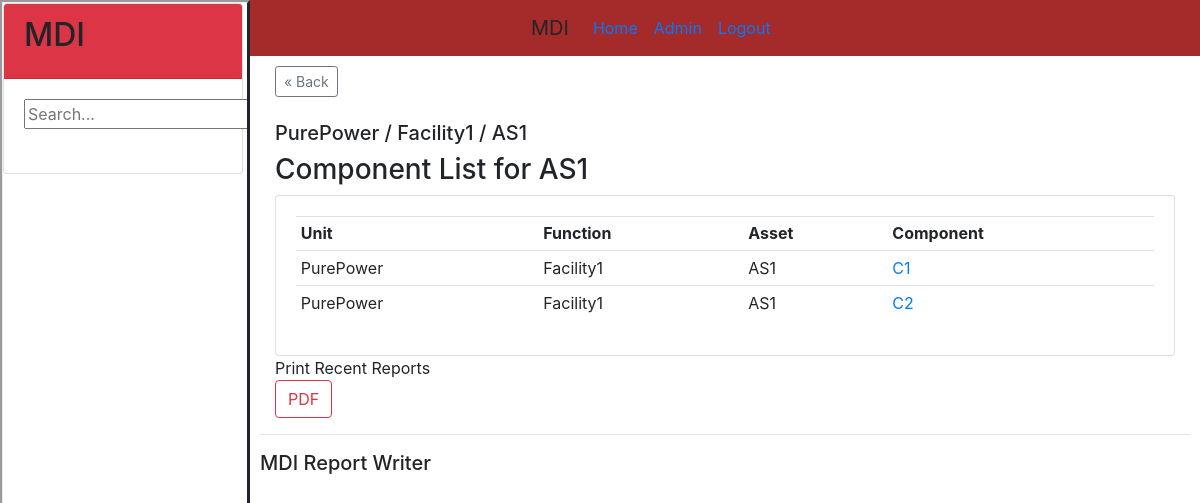
Page /asset/1/ on the committed database.
### orgs/models.py (models this page shows, shortened)
class Unit(models.Model):
    name = models.ForeignKey(UnitName, null=True, on_delete=models.SET_NULL)
    function = models.ForeignKey(Function, null=True, blank=True, on_delete=models.SET_NULL)
    asset = models.ForeignKey(Asset, null=True, blank=True, on_delete=models.SET_NULL)
    component = models.OneToOneField(Component, null=True, blank=True, on_delete=models.SET_NULL)
    plant_tag = models.ForeignKey(PlantTag, null=True, blank=True, on_delete=models.SET_NULL)

class UnitName(models.Model):
    name = models.CharField(max_length=200, null=True)
    description = models.TextField(null=True, blank=True)
    def __str__(self):
        return self.name

class Function(models.Model):
    name = models.CharField(max_length=200, null=True)
    description = models.TextField(null=True, blank=True)
    def __str__(self):
        return self.name

class Asset(models.Model):
    name = models.CharField(max_length=200, null=True)
    description = models.TextField(null=True, blank=True)
    def __str__(self):
        return self.name

class Component(models.Model):
    name = models.CharField(max_length=200, null=True)
    description = models.TextField(null=True, blank=True)
    def __str__(self):
        return self.name

### orgs/views.py (the view)
# urls.py: path('asset/<int:asset_id>/', views.asset_view, name='asset'),
def asset_view(request, asset_id):
    asset = Asset.objects.get(id=asset_id)
    units = Unit.objects.filter(asset=asset)
    unit = units[0]
    recent_reports = []
    recent_reports_ids = ""
    for unit in units:
        recent_temp = Report.objects.filter(unit=unit).order_by('-condition__entry_date').first()
        if recent_temp != None:
            recent_reports.append(recent_temp)
            if recent_reports_ids != "":
                recent_reports_ids += "," + "%d" % recent_temp.id
            else:
                recent_reports_ids += "%d" % recent_temp.id
    context = {'asset': asset, 'units':units, 'unit':unit, 'recent_reports':recent_reports, 'recent_reports_ids':recent_reports_ids}
    return render(request, 'orgs/asset.html', context)

### orgs/templates/orgs/asset.html
{% extends 'orgs/main.html' %}
{% block content %}
    <a href="/" class="btn btn-outline-secondary btn-sm">&laquo; Back</a>
    <br><br>
    <h5>{{unit.name}} / {{unit.function}} / {{unit.asset}}</h5>
    <h3>Component List for {{ asset }}</h3>
    <div class="card card-body">
        <table class="table table-sm">
            <tr>
                <th>Unit</th>
                <th>Function</th>
                <th>Asset</th>
                <th>Component</th>
            </tr>
            {% for unit in units %}
                <tr>
                    <td>{{unit.name}}</td>
                    <td>{{unit.function}}</td>
                    <td>{{unit.asset}}</td>
                    {% if unit.component != None %}
                        <td><a href="/unit/{{unit.id}}">{{unit.component}}</a></td>
                    {% else %}
                        <td>None</td>
                    {% endif %}
                </tr>
            {% endfor %}
        </table>
    </div>
    {% if recent_reports_ids != "" %}
    <div>Print Recent Reports</div>
        <a class="btn btn-outline-danger" href="{% url 'generate_pdf' report_ids=recent_reports_ids %}?format=pdf" target="_blank">PDF</a>
    {% endif %}
{% endblock content %}

### orgs/templates/orgs/main.html (style rules this page uses)
* { box-sizing: border-box; }
body { margin: 0; }

### rows in the picture
Unit: name "PurePower", function "Facility1", asset "AS1", component "C2"
Asset: name "AS1"
Unit: name "PurePower", function "Facility1", asset "AS1", component "C1"
